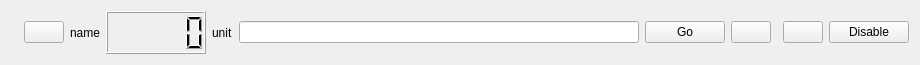
<?xml version="1.0" encoding="UTF-8"?>
<ui version="4.0">
 <class>Form</class>
 <widget class="QWidget" name="Form">
  <property name="geometry">
   <rect>
    <x>0</x>
    <y>0</y>
    <width>920</width>
    <height>65</height>
   </rect>
  </property>
  <property name="windowTitle">
   <string>Form</string>
  </property>
  <layout class="QHBoxLayout" name="horizontalLayout">
   <item>
    <widget class="TaurusLabel" name="stateLabel"/>
   </item>
   <item>
    <widget class="QPushButton" name="configButton">
     <property name="text">
      <string/>
     </property>
     <property name="icon">
      <iconset theme="preferences-system"/>
     </property>
    </widget>
   </item>
   <item>
    <widget class="QLabel" name="nameLabel">
     <property name="text">
      <string>name</string>
     </property>
    </widget>
   </item>
   <item>
    <widget class="TaurusLCD" name="positionLCD">
     <property name="minimumSize">
      <size>
       <width>100</width>
       <height>0</height>
      </size>
     </property>
    </widget>
   </item>
   <item>
    <widget class="QLabel" name="unitLabel">
     <property name="text">
      <string>unit</string>
     </property>
    </widget>
   </item>
   <item>
    <widget class="TaurusValueLineEdit" name="absMotionEdit"/>
   </item>
   <item>
    <widget class="QPushButton" name="goButton">
     <property name="text">
      <string>Go</string>
     </property>
     <property name="icon">
      <iconset theme="media-playback-start"/>
     </property>
    </widget>
   </item>
   <item>
    <widget class="QPushButton" name="moveNegButton">
     <property name="text">
      <string/>
     </property>
     <property name="icon">
      <iconset theme="media-seek-backward"/>
     </property>
    </widget>
   </item>
   <item>
    <widget class="TaurusWheelEdit" name="relativeWheel">
     <property name="showArrowButtons">
      <bool>true</bool>
     </property>
     <property name="integerDigits" stdset="0">
      <number>4</number>
     </property>
     <property name="decimalDigits" stdset="0">
      <number>4</number>
     </property>
     <property name="value">
      <double>1.000000000000000</double>
     </property>
     <property name="minValue">
      <double>0.000000000000000</double>
     </property>
    </widget>
   </item>
   <item>
    <widget class="QPushButton" name="movePosButton">
     <property name="text">
      <string/>
     </property>
     <property name="icon">
      <iconset theme="media-seek-forward"/>
     </property>
    </widget>
   </item>
   <item>
    <widget class="QPushButton" name="disableButton">
     <property name="text">
      <string>Disable</string>
     </property>
     <property name="icon">
      <iconset theme="emblem-unreadable"/>
     </property>
     <property name="checkable">
      <bool>true</bool>
     </property>
    </widget>
   </item>
  </layout>
 </widget>
 <customwidgets>
  <customwidget>
   <class>TaurusWheelEdit</class>
   <extends>QFrame</extends>
   <header>taurus.qt.qtgui.input</header>
  </customwidget>
  <customwidget>
   <class>TaurusLabel</class>
   <extends>QLabel</extends>
   <header>taurus.qt.qtgui.display</header>
  </customwidget>
  <customwidget>
   <class>TaurusValueLineEdit</class>
   <extends>QLineEdit</extends>
   <header>taurus.qt.qtgui.input</header>
  </customwidget>
  <customwidget>
   <class>TaurusLCD</class>
   <extends>QLCDNumber</extends>
   <header>taurus.qt.qtgui.display</header>
  </customwidget>
 </customwidgets>
 <resources/>
 <connections/>
</ui>
